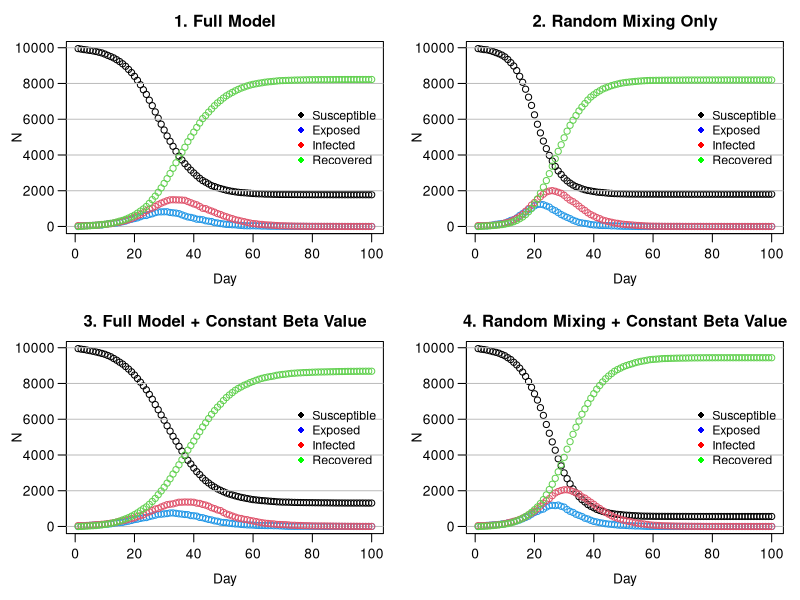

This chart was generated by the following R code:
# Zachary Gavin (s2222962): Wrote get.net, wrote household allocation, created initial nseir function, debugging and commenting
# Shaehroz Khalid (s2869421): All plotting and visualisation, turned household allocation vector to one line, debugging and commenting
# Brandon Causing (s2901457): Completion and performance optimisation of the main nseir simulation function, debugging and commenting
# division of work was close to 1/3 each

################################################################################


## GENERAL DESCRIPTION

# This script implements an agent-based SEIR (Susceptible-Exposed-Infected-Recovered)
# model to simulate the spread of an epidemic in a population of n individuals.
# The model incorporates three modes of transmission: within-household, through a
# pre-defined social network, and via random mixing.
# The script defines functions to generate the population and social network,
# run the SEIR simulation, and plot the results under different scenarios.
# The final section compares four scenarios to analyse the impact of social
# structure and individual heterogeneity (beta) on the epidemic dynamics.



######################################################################
### ------- START OF MODEL SETUP AND POPULATION GENERATION ------- ###
######################################################################

# This section defines the global parameters for the model and generates the
# base population, assigning each of the 'n' individuals to a household.


n <- 10000
people <- 1:n
h_max <- 5
beta <- runif(n, 0, 1)

set.seed(13)

######################################################################
######## ---------- HOUSEHOLD GENERATION FUNCTION ---------- #########
######################################################################

# generate n hh sizes uniform on {1,2,3,4,5}, make a vector repeating
# the "household number" the size of the hh times, then cut off at length n.

h <- rep(1:n, sample(1:h_max, n, replace = TRUE))[1:n] 


######################################################################
############ ------- NETWORK GENERATION FUNCTION ------- #############
######################################################################

# This function creates the social network connections between individuals
# who are not in the same household.

# beta is the length n vector of sociability parameters, h contains household 
# connections, nc is the average number of network connections someone has.
# get.net initially generates a vector of Bernoullis for each person i, containing
# their connections with people (i+1):n. For each person, this is immediately 
# turned into a list of indices, to save computation time, then into a list
# of connection pairs for inversion and removing hh connections.

get.net <- function(beta, h, nc=15) {
  
  n <- length(h)
  b_bar <- sum(beta)/length(beta) 
  conns_init <- vector("list", n) # initialising two lists to store connections
  conns <- vector(mode="list", length=n)
  for (i in 1:n) {
    if (i < n) { 
      b <- rbinom(n-i, 1, nc*beta[i]*beta[(i+1):n]/(b_bar^2*(n-1)) )
      # which(b==1) returns values in 1:n-i, so +i to get indices in (i+1):n
      conns_init[[i]] <- which(b == 1) + i  
    }
  }
  
  # vectorised rep, sapply returns vector. pairs is all unique net connections
  pairs <- cbind(rep(1:n, sapply(conns_init, length)), unlist(conns_init)) 
  
  if (nrow(pairs) > 0) { 
    # keep only rows of pairs where members are not in the same household
    pairs <- pairs[h[pairs[,1]] != h[pairs[,2]], , drop = FALSE] 
    
    if(nrow(pairs) > 0) {
      for (i in 1:nrow(pairs)){
        # add person 1 in pair to connections list of person 2, and vice-versa
        conns[[pairs[i,1]]] <- append(conns[[pairs[i,1]]],  pairs[i,2] )
        conns[[pairs[i,2]]] <- append(conns[[pairs[i,2]]],  pairs[i,1] )
      }
    }
  }
  
  return(conns)
}


######################################################################
############## ------- SEIR SIMULATION FUNCTION ------- ##############
######################################################################

# This function is the core of the model. It simulates the epidemic over 
# nt time steps, tracking the number of individuals in each SEIR compartment.

# beta is sociability vector. h contains a list of what household each person 
# is in. alink is a nested list of the net connections of each person. 
# alpha contains parameters governing the prob. of exposure from each pathway. 
# alpha[1] concerns hh infection, alpha[2] network infections, alpha[3] gen. mixing. 
# delta is daily prob of I->R. gamma is daily prob of E->R. 
# nc is a measure of how much "social interaction" happens in the population
# nt is number of days the simulation runs over, and pinf is prop of population
# initially infected

nseir <- function(beta, h, alink, 
                  alpha=c(0.1, 0.01, 0.01), 
                  delta=.2, 
                  gamma=.4, 
                  nc=15, nt=100, pinf=.005) {
  
  ### --- 1. Set-Up --- ###
  n <- length(beta)
  x <- rep(0,n) # everyone starts off susceptible 
  num_to_infect <- max(1, round(pinf*n))
  x[sample(1:n, num_to_infect)] <- 2 # pick a few people to start off infected
  
  # set up households (who's in each household)
  hh_index_list <- split(1:n, h) 
  
  # for future calculation of mixing probs
  b_bar <- sum(beta)/n
  
  # initialize counts of statuses for day 1
  t <- S <- E <- I <- R <- rep(0, nt)
  t[1] <- 1
  S[1] <- n - num_to_infect
  I[1] <- num_to_infect
  
  ### --- 2. Daily Simulation --- ###
  # each day:
  # -- find who transitions to a different status 
  # -- count how many people are in each status
  for(i in 2:nt) {
    
    # random numbers assigned to each person to compare with transition probs
    u <- runif(n) 
    
    # keep track of infected people
    infected_indices <- which(x == 2)
    n_infected <- length(infected_indices)
    
    ## -- 2a. Infectious to Recovered -- ##
    # transition from infected to recover with probability = delta
    x[x == 2 & u < delta] <- 3
    
    ## -- 2b. Exposed to Infectious -- ##
    # transition from exposed to infected with probability = gamma
    x[x == 1 & u < gamma] <- 2
    
    ## -- 2c. Set-Up of Susceptible to Exposed -- ##
    # find who transitions from susceptible to exposed
    # initialize lists of those exposed through infected people 
    hh_exposed <- net_exposed <- mix_exposed <- integer(0)
    
    # if nobody's infected, nobody can become exposed
    if (n_infected > 0) {
      
      ## -- 2c(i). Household Exposure -- ##
      # find who gets infected from household contacts
      # ** prob of getting infected by a household member = alpha[1]
      # -----
      # count how many people are infected in each household
      hh_infected_counts <- tabulate(h[infected_indices], nbins = max(h))
      # which households have someone infected in them
      infected_hh <- which(hh_infected_counts > 0)
      # prob of infection by at least one infected household member
      if (length(infected_hh) > 0) {
        hh_probs <- 1 - (1-alpha[1])^hh_infected_counts[infected_hh]
        # who transitions to infected in the household
        hh_exposed <- unlist(
          Map(function(hh, prob) { # this applies function to each pair
            hh_members <- hh_index_list[[as.character(hh)]]
            sus <- hh_members[x[hh_members] == 0] 
            sus[u[sus] < prob]
          }, hh = infected_hh, prob = hh_probs), use.names = FALSE
        )
      }
      
      ## -- 2c(ii). Regular Network Exposure -- ##
      # find who gets infected from regular network contacts
      # ** prob of getting infected by regular network contact = alpha[2]
      # -----
      # who is in a regular network with someone infected
      neighbors_of_infected <- unlist(alink[infected_indices], use.names = FALSE)
      if(length(neighbors_of_infected) > 0) {
        # count how many people are infected in each regular network 
        net_infected_counts <- tabulate(neighbors_of_infected, nbins = n)
        # which networks have someone infected in them
        sus_exposed_to_net <- which(net_infected_counts > 0 & x == 0)
        # prob of infection by at least one infected regular network contact
        if (length(sus_exposed_to_net) > 0) {
          net_probs <- 1 - (1-alpha[2])^net_infected_counts[sus_exposed_to_net]
          # who transitions to infected in network
          net_exposed <- sus_exposed_to_net[u[sus_exposed_to_net] < net_probs]
        }
      }
      
      ## -- 2c(iii). Random Mixing Exposure -- ##
      # find who gets infected from random mixing
      # ** prob of infection by random mixing = a[3]*b[i]*b[j]/(b_bar^2*(n-1))
      # ** b[i], b[j] are "sociability" parameters for people i, j
      # -----
      # total number of contacts between all infected people
      total_contacts <- n_infected * nc
      # randomly select who those contacts are
      contacts <- sample(n, total_contacts, replace = TRUE)
      # match infected people to their corresponding contacts
      infected_repeats <- rep(infected_indices, each = nc)
      # for each infected person, replace any contacts that are themselves (rare)
      invalid <- contacts == infected_repeats
      while (any(invalid)) {
        contacts[invalid] <- sample(1:n, sum(invalid), replace = TRUE)
        invalid <- contacts == infected_repeats
      } # implicitly makes prob of selection = nc/(n-1)
      
      # infection probs between infected people and their contacts
      probs <- alpha[3]*beta[infected_repeats]*beta[contacts]/(b_bar^2)
      # safeguard against probabilities > 1, which happens when both
      # -- alpha[3]/b_bar^2 > 1 (when alpha[3] large or beta right-skewed),
      # -- both beta[i], beta[j] close to 1 (highly social)
      if (alpha[3]/b_bar^2 > 1) {
        probs <- pmin(probs, 1)
      }
      # exp^(sum(log(x_i))) computationally faster than prod(x_i)
      log_prob_no_infection <- log1p(-probs)
      sum_log_probs <- tapply(log_prob_no_infection, contacts, sum)
      # prob of infection by at least one infected random contact
      prob_infection <- 1 - exp(sum_log_probs)
      # all together, we have the desired probability
      
      # keep track of who came into contact with those infected
      ids_contacted <- as.integer(names(sum_log_probs))
      # subset to those that are susceptible
      sus_contacted <- ids_contacted[x[ids_contacted] == 0]
      # who transitions to infected from mixing
      if(length(sus_contacted) > 0) {
        # new unifs to ensure independence from network/household processes
        u_mix <- runif(length(sus_contacted), 0, 1) 
        prob_idx <- match(sus_contacted, ids_contacted)
        mix_exposed <- sus_contacted[u_mix < prob_infection[prob_idx]]
      }
      
    }
    
    ## -- 2d. Susceptible to Exposed -- ##
    # gather everyone who transitions from susceptible to exposed
    if (length(hh_exposed) > 0 || length(net_exposed) > 0 || length(mix_exposed) > 0) {
      newly_exposed <- unique(c(hh_exposed, net_exposed, mix_exposed))
      x[newly_exposed] <- 1
    }
    
    ## -- 2e. Daily Counts -- ##
    # keep track of daily counts of statuses
    S[i] <- sum(x == 0)
    E[i] <- sum(x == 1)
    I[i] <- sum(x == 2)
    R[i] <- sum(x == 3)
    t[i] <- i
  }
  
  ### --- 3. Output --- ###
  # each component of list is an SEIR status with corresponding daily counts
  return(list(t = t, S = S, E = E, I = I, R = R))
}


######################################################################
############## ------- PLOTTING HELPER FUNCTION ------- ##############
######################################################################

epi_plot <- function(beta, h, alink, 
                     alpha = c(0.1, 0.01, 0.01),
                     delta = 0.2,
                     gamma = 0.4,
                     nc = 15, nt = 100, pinf = 0.005,
                     title = "SEIR Dynamics") {
  
  epi <- nseir(beta, h, alink, alpha, delta, gamma, nc, nt, pinf)
  
  plot(x = epi$t, y = epi$S, ylim = c(0, max(epi$S)), 
       xlab = "", ylab = "", main = title, las = 1)
  
  grid(nx = NA, ny = NULL, lty = 1, col = "gray", lwd = 1)
  
  title(xlab = "Day", mgp = c(2.2, 0.7, 0)) #Spacing for x axis and title
  title(ylab = "N", mgp = c(2.5, 0.7, 0)) #Spacing for y axis and title
  
  points(epi$E, col = 4); points(epi$I, col = 2); points(epi$R, col = 3)

  legend(x = "right", 
         legend = c("Susceptible", "Exposed",
                    "Infected", "Recovered"),
         col = c("black", "blue",
                  "red", "green"),
         pch = 16,
         inset = 0.005,
         bty = "n",
         cex = 0.9)
}


######################################################################
############# ------- MODEL SCENARIO COMPARISON ------- ##############
######################################################################

par(mfrow = c(2, 2), mar = c(4, 4, 2.5, 1), mgp = c(2.2, 0.7, 0)) #2x2 grid, mar allows good spacing, mgp moves axis

adjacencyList_variable_beta <- get.net(beta, h)

#scenario 1: full model with default parameters
epi_plot(beta, h, adjacencyList_variable_beta, title = "1. Full Model")


#scenario 2: random mixing only
epi_plot(beta, h, adjacencyList_variable_beta, alpha = c(0, 0, 0.04),
         title = "2. Random Mixing Only")

#scenario 3: full model with constant beta value
beta_const <- rep(mean(beta), n)
adjacencyList_constant_beta <- get.net(beta_const, h)
epi_plot(beta_const, h, adjacencyList_constant_beta, 
         title = "3. Full Model + Constant Beta Value")

#scenario 4: random mixing with constant beta
epi_plot(beta_const, h, adjacencyList_constant_beta, alpha = c(0, 0, 0.04),
         title = "4. Random Mixing + Constant Beta Value")

par(mfrow = c(1, 1))


######################################################################
################ ------- DISCUSSION OF PLOTS -------- ################
######################################################################

# When we remove household and network effects, while holding constant the
# total no. of daily contacts, we see the epidemic proceeding noticeably
# faster. This occurs both in the case of non-constant and constant beta.
# In the full model, although the total number of contacts in a day
# is the same as the mixing only model, these contacts will be
# concentrated locally. This introduces the possibility, for instance,
# for household groups to all get infected, at which point there can 
# be no disease spread in this pathway. These types of effects will
# combine to slow the spread when compared to the mixing only model. 
